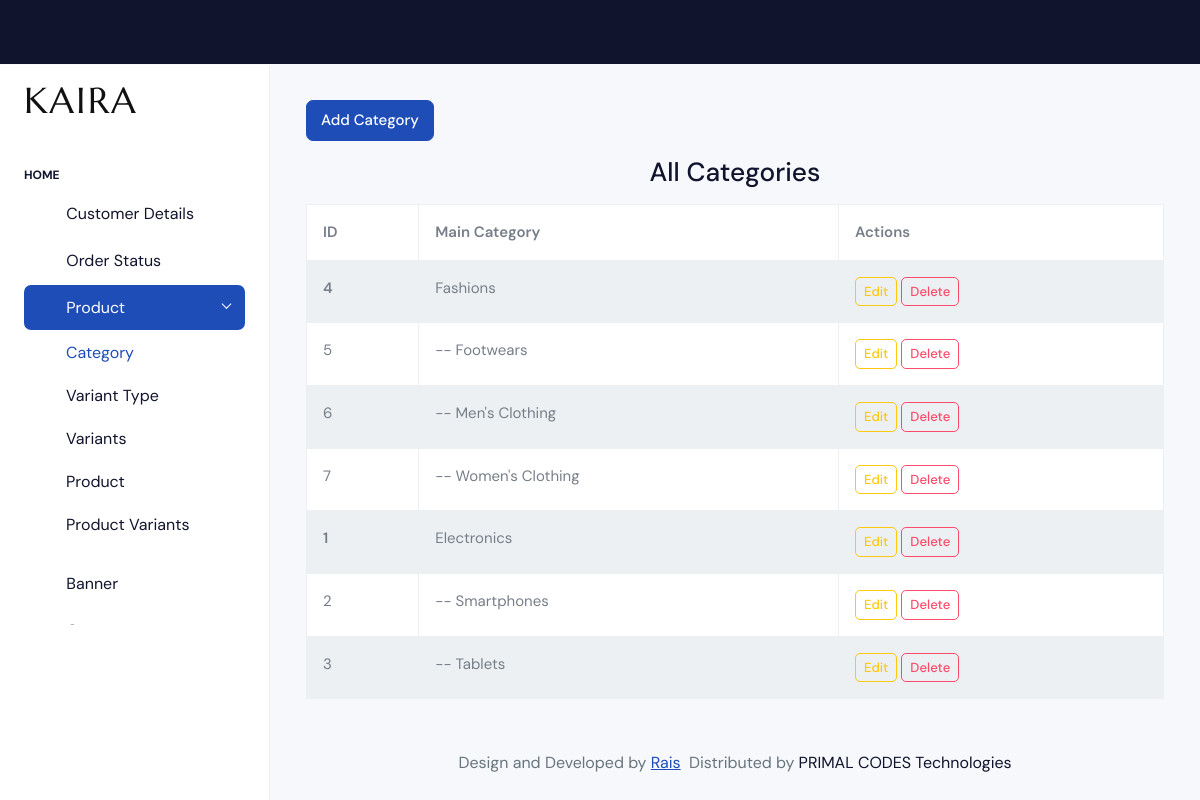
Screenshot of /category_display (signed in) with the database file from the repository.
### Ekartapp/models.py (models this page shows, shortened)
class Category(models.Model):
    name= models.CharField(max_length=200)
    parent = models.ForeignKey('self',on_delete=models.CASCADE,related_name='subcategory', null=True,blank=True) # Parent = Null : then its main category
    status = models.BooleanField(default=True)
    created_at = models.DateTimeField(auto_now_add=True)

### Ekartapp/admin_views.py (the view)
# urls.py: path('category_display',admin_views.categoryDisplay,name='categoryDisplay'),
@login_required(login_url='login1')
def categoryDisplay(request):
    categoreis = Category.objects.filter(status=True).order_by('-created_at')
    return render(request,'admin/categoriesDisplay.html',{'categories':categoreis})

### template/admin/categoriesDisplay.html (shortened to what this page needs)
{% extends 'admin/adminDashboard.html' %}
{% load static %}
{% block content %}
<div class="container">
  <div class="row">
    <a href="{% url 'categoryForm' %}">
      <button class="btn btn-primary mb-3">Add Category</button>
    </a>
    <h3 class="text-center mb-3">All Categories</h3>
    <div class="col">
      <table class="table table-bordered table-striped">
        <thead class="thead-dark">
          <tr>
             <th> ID </th>
            <th>Main Category</th>
            <th>Actions</th>
          </tr>
        </thead>
        <tbody>
          {% for category in categories %}
            {% if not category.parent and category.status %}
              <tr>
                  <th>{{category.id}}</th>
                  <td>{{ category.name }}</td>
                  <td>
                      <a href="{% url 'categoryEdit' category.id %}" class="btn btn-sm btn-outline-warning">Edit</a>
                      <a href="{% url 'categoryDelete' category.id %}" class="btn btn-sm btn-outline-danger">Delete</a>
                  </td>
              </tr>
                  {% for sub in category.subcategory.all %}
                    {% if sub.status %}
                          <tr>
                              <td>{{sub.id}}</td>
                              <td>-- {{ sub.name }}</td>
                              <td>
                                  <a href="{% url 'categoryEdit' sub.id %}" class="btn btn-sm btn-outline-warning">Edit</a>
                                  <a href="{% url 'categoryDelete' sub.id %}" class="btn btn-sm btn-outline-danger">Delete</a>
                              </td>
                          </tr>
                      {% endif %}
                  {% endfor %}
              {% endif %}
          {% endfor %}
        </tbody>
      </table>
    </div>
  </div>
</div>
{% endblock %}

### rows the page displays
Category: id "4", name "Fashions"
Category: id "5", name "Footwears"
Category: id "6", name "Men's Clothing"
Category: id "7", name "Women's Clothing"
Category: id "1", name "Electronics"
Category: id "2", name "Smartphones"
Category: id "3", name "Tablets"
